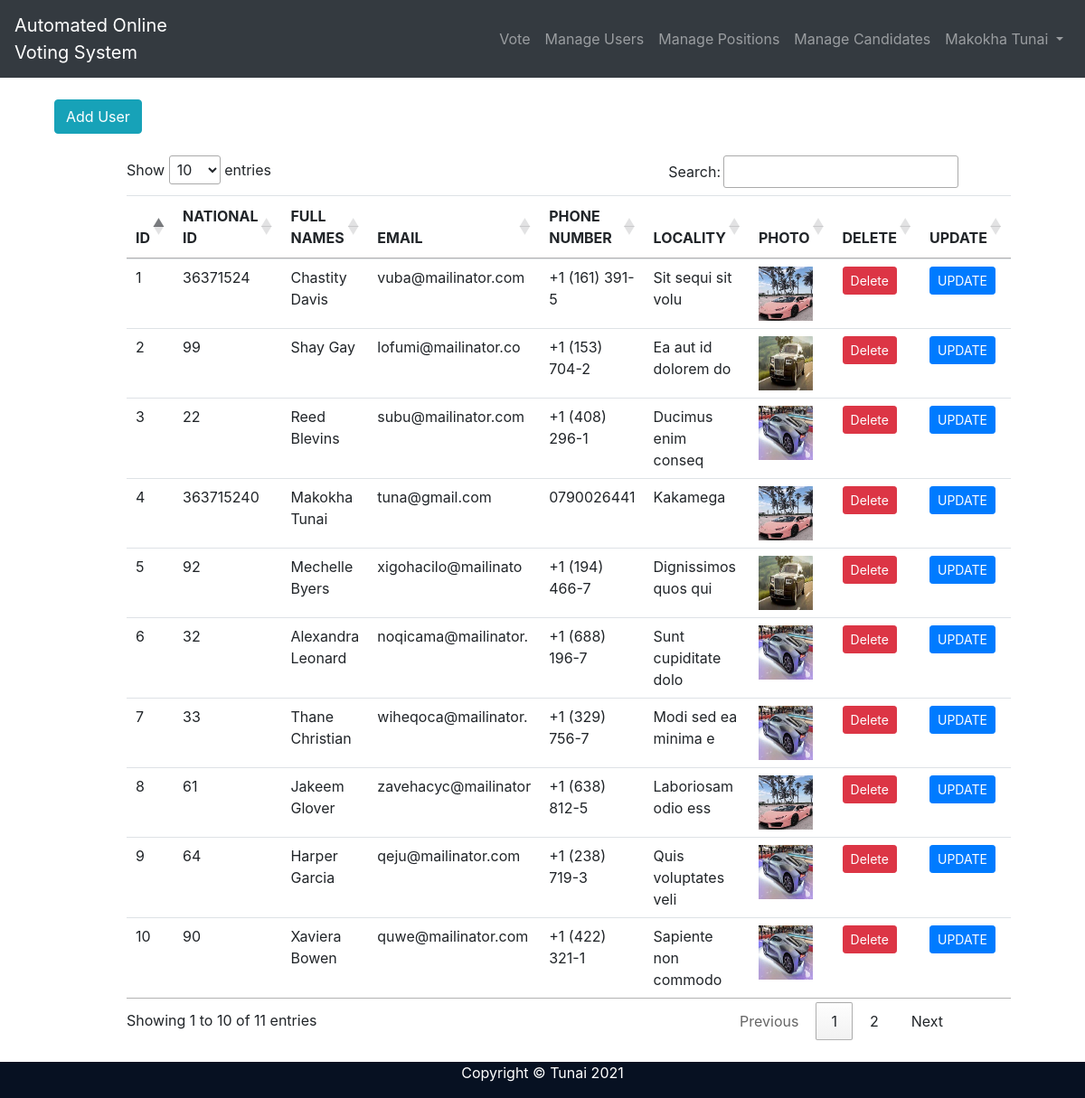
The page /voting-system/fetch_user.php (signed in) on the database its author committed.
### tables this page shows
CREATE TABLE `user` (
  `id` int(5) NOT NULL,
  `national_id` int(6) NOT NULL,
  `names` varchar(50) NOT NULL,
  `password` varchar(100) NOT NULL,
  `email` varchar(20) NOT NULL,
  `phone_no` varchar(15) NOT NULL,
  `locality` varchar(50) NOT NULL,
  `photo` varchar(50) NOT NULL,
  `admin` tinyint(1) NOT NULL DEFAULT 0
);

### voting-system/fetch_user.php (the view, shortened to what this page needs)
<?php
require 'connect.php';
$sql = "select * from user";
$result = mysqli_query($con, $sql) or die(mysqli_error($con));
$rows = mysqli_fetch_all($result, 1);
?>
<!doctype html>
<html lang="en">
<head>
    <link rel="stylesheet" href="css/bootstrap.min.css">
    <link rel="stylesheet" href="css/scroller.css">
    <link rel="stylesheet" href="https://cdn.datatables.net/1.10.24/css/jquery.dataTables.min.css">
</head>
<body>
<?php include 'nav.php'?>
<div class="container mt-4">
    <div class="col-sm-4">
        <button class="btn btn-info" onclick="window.location.href='add_user.php'">Add User</button>
    </div>
</div>
<div class="container mt-4">
    <div class="row justify-content-center">
        <div class="col-sm-10">
            <table class="table table-sm" id="example">
                <thead>
                <tr>
                    <th>ID</th>
                    <th>NATIONAL ID</th>
                    <th>FULL NAMES</th>
                    <th>EMAIL</th>
                    <th>PHONE NUMBER</th>
                    <th>LOCALITY</th>
                    <th>PHOTO</th>
                    <th>DELETE</th>
                    <th>UPDATE</th>
                </tr>
                </thead>
                <tbody>
                <?php $counter = 1 ?>
                <?php foreach ($rows as $user): ?>
                    <tr>
                        <td><?= $counter++ ?></td>
                        <td><?= $user["national_id"] ?></td>
                        <td><?= $user["names"] ?></td>
                        <td><?= $user["email"] ?></td>
                        <td><?= $user["phone_no"] ?></td>
                        <td><?= $user["locality"] ?></td>
                        <td><img src="<?= $user['photo'] ?>" width="60" height="60" alt="<?= $user["names"] ?>"></td>
                        <td><a class="btn btn-danger btn-sm" href="delete_user.php?id=<?= $user["id"] ?>">Delete</a></td>
                        <td><a class="btn btn-primary btn-sm" href="update_user.php?id=<?= $user["id"] ?>">UPDATE </a>
                        </td>
                    </tr>
                <?php endforeach; ?>
                </tbody>
            </table>
            <p>&nbsp;</p><br>
        </div>
    </div>
</div>
<?php include 'footer.php'?>
</body>
</html>

### rows shown on the page
user: national "36371524", names "Chastity Davis", email "vuba@mailinator.com", phone_no "+1 (161) 391-5", locality "Sit sequi sit volu", photo (picture)
user: national "99", names "Shay Gay", email "lofumi@mailinator.co", phone_no "+1 (153) 704-2", locality "Ea aut id dolorem do", photo (picture)
user: national "22", names "Reed Blevins", email "subu@mailinator.com", phone_no "+1 (408) 296-1", locality "Ducimus enim conseq", photo (picture)
user: national "363715240", names "Makokha Tunai", email "tuna@gmail.com", phone_no "0790026441", locality "Kakamega", photo (picture)
user: national "92", names "Mechelle Byers", email "xigohacilo@mailinato", phone_no "+1 (194) 466-7", locality "Dignissimos quos qui", photo (picture)
user: national "32", names "Alexandra Leonard", email "noqicama@mailinator.", phone_no "+1 (688) 196-7", locality "Sunt cupiditate dolo", photo (picture)
user: national "33", names "Thane Christian", email "wiheqoca@mailinator.", phone_no "+1 (329) 756-7", locality "Modi sed ea minima e", photo (picture)
user: national "61", names "Jakeem Glover", email "zavehacyc@mailinator", phone_no "+1 (638) 812-5", locality "Laboriosam odio ess", photo (picture)
user: national "64", names "Harper Garcia", email "qeju@mailinator.com", phone_no "+1 (238) 719-3", locality "Quis voluptates veli", photo (picture)
user: national "90", names "Xaviera Bowen", email "quwe@mailinator.com", phone_no "+1 (422) 321-1", locality "Sapiente non commodo", photo (picture)

### other values the page prints
$_SESSION['names'] "Makokha Tunai"
